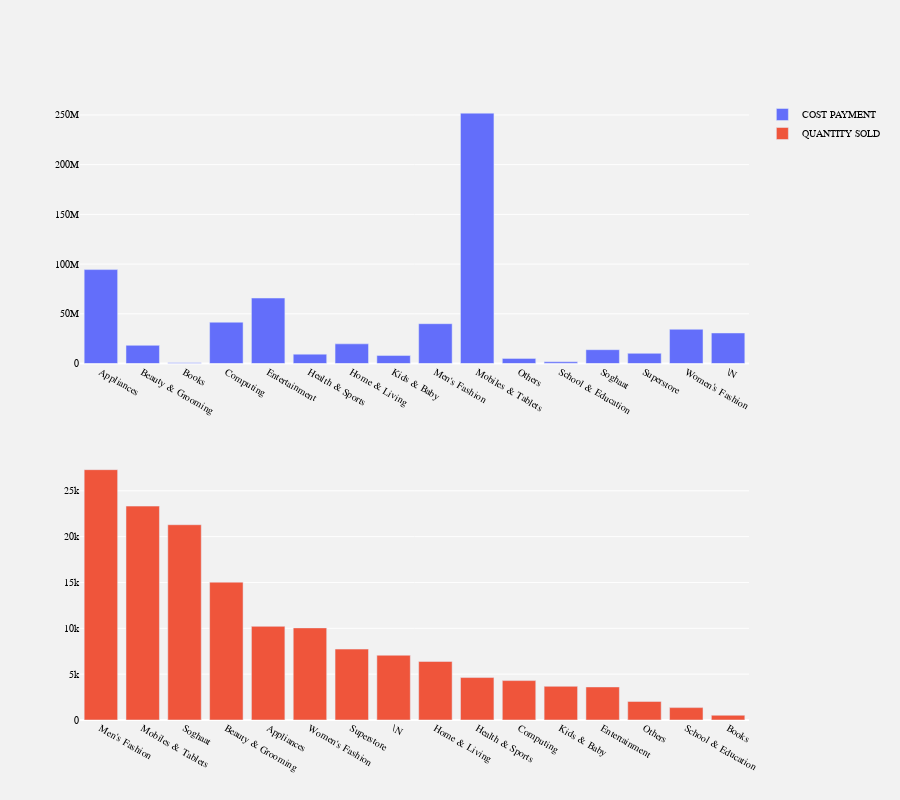

Notebook code cell kept with this figure:
### Code cell
fig=make_subplots(rows=2,cols=1)
fig.append_trace(go.Bar(
    x=ctgt_2016["category_name_1"],
    y=ctgt_2016["grand_total"],
    name="COST PAYMENT",
), row=1, col=1)
fig.append_trace(go.Bar(
    x=cat_2016["category_name_1"],
    y=cat_2016["qty_ordered"],
    name="QUANTITY SOLD ",
), row=2, col=1)
fig.update_layout(height=800, width=900,)
fig.update_layout(
paper_bgcolor = " #f2f2f2",
plot_bgcolor = " #f2f2f2",
font=dict(family='sans-serif',
                  color='black',
                  size=10),)
fig.show()

### Figure 1 — Plotly figure (JSON) as saved in the notebook; plotly's stock layout.template omitted (floating-point values rounded to 4 significant figures)
{"data": [{"name": "COST PAYMENT", "type": "bar", "x": ["Appliances", "Beauty & Grooming", "Books", "Computing", "Entertainment", "Health & Sports", "Home & Living", "Kids & Baby", "Men's Fashion", "Mobiles & Tablets", "Others", "School & Education", "Soghaat", "Superstore", "Women's Fashion", "\\N"], "xaxis": "x", "y": [94460000.0, 18230000.0, 638500.0, 41510000.0, 65830000.0, 9383000.0, 19760000.0, 8019000.0, 40030000.0, 251800000.0, 5139000.0, 1654000.0, 13890000.0, 10190000.0, 34390000.0, 30690000.0], "yaxis": "y"}, {"name": "QUANTITY SOLD ", "type": "bar", "x": ["Men's Fashion", "Mobiles & Tablets", "Soghaat", "Beauty & Grooming", "Appliances", "Women's Fashion", "Superstore", "\\N", "Home & Living", "Health & Sports", "Computing", "Kids & Baby", "Entertainment", "Others", "School & Education", "Books"], "xaxis": "x2", "y": [27306, 23331, 21301, 15039, 10215, 10049, 7736, 7064, 6383, 4629, 4300, 3674, 3605, 2023, 1350, 515], "yaxis": "y2"}], "layout": {"font": {"color": "black", "family": "sans-serif", "size": 10}, "height": 800, "paper_bgcolor": " #f2f2f2", "plot_bgcolor": " #f2f2f2", "width": 900, "xaxis": {"anchor": "y", "domain": [0, 1]}, "xaxis2": {"anchor": "y2", "domain": [0, 1]}, "yaxis": {"anchor": "x", "domain": [0.575, 1]}, "yaxis2": {"anchor": "x2", "domain": [0, 0.425]}}}
